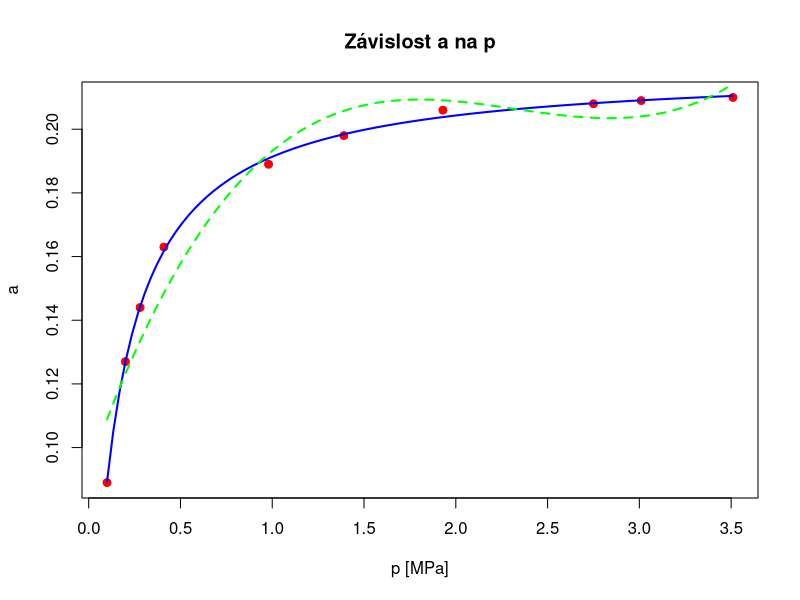
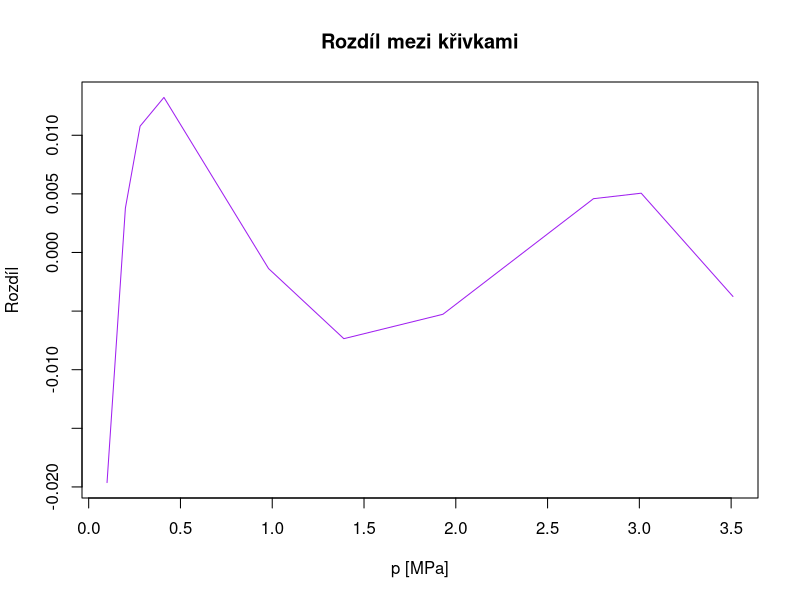

Generate these figures, in order, with R: (Note: this script raises an error after producing the figures.)
p <- c(0.1, 0.2, 0.28, 0.41, 0.98, 1.39, 1.93, 2.75, 3.01, 3.51)
a <- c(0.089, 0.127, 0.144, 0.163, 0.189, 0.198, 0.206, 0.208, 0.209, 0.210)

# Vykreslení původních dat
plot(p, a, col='red', xlab="p [MPa]", ylab="a", main="Závislost a na p")
points(p, a, col='red', pch=19)

model <- nls(a ~ am * b * p / (1 + b * p), start = list(am = 0.21, b = 0.5))

params <- coef(model)
am <- params["am"]
b <- params["b"]
cat("Parametry modelu: am =", am, ", b =", b, "\n")

# Přidání regresní křivky do grafu
curve(am * b * x / (1 + b * x), from = min(p), to = max(p), col='blue', add=TRUE, lwd=2)

# Interpolace polynomem nižšího stupně (např. 3. stupeň)
interp_model <- lm(a ~ poly(p, 3, raw=TRUE))  # Použití polynomu 3. stupně
poly_fit <- function(x) predict(interp_model, newdata = data.frame(p = x))
curve(poly_fit(x), from = min(p), to = max(p), col='green', add=TRUE, lwd=2, lty=2)

# Vykreslení rozdílu mezi oběma křivkami
plot(p, am * b * p / (1 + b * p) - poly_fit(p), type='l', col='purple', xlab="p [MPa]", ylab="Rozdíl", main="Rozdíl mezi křivkami")

# Úprava funkce intersection_function pro nový interval hledání
intersection_function <- function(x) am * b * x / (1 + b * x) - poly_fit(x)

# Vyhledání průsečíku na menším intervalu, kde se křivky protínají
intersection_point <- uniroot(intersection_function, lower = 0.5, upper = 3)

cat("Největší průsečík je přibližně při p =", intersection_point$root, "\n")

# Vykreslení průsečíku do původního grafu
points(intersection_point$root, am * b * intersection_point$root / (1 + b * intersection_point$root), col="purple", pch=19)

# Legenda
legend("bottomright", legend = c("Data", "Nelineární regresní model", "Interpolační polynom", "Průsečík"),
       col = c("red", "blue", "green", "purple"), lty = c(NA, 1, 2, NA), pch = c(19, NA, NA, 19), lwd = 2)
